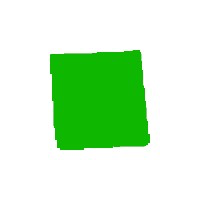
#> input picture heroku/samples/1_edit.png, 200 x 200 px
$ python -i pipeline_with_webcam.py   (imports and definitions only)
#> lines starting #> are read from the running program, lines starting #| are printed output that depends on the picture; after the words box and inside, x2 and y2 are one past the last pixel; in counts of white or black regions, pixels touching at a corner belong together
#> further down, picture is the input picture: shape (200, 200, 3); mean B, G, R 198.7, 238.8, 201.7
import os
import time
import numpy as np
import cv2

import traceback

import sys
import onnxruntime as rt

PAD = 75


def preprocess(image):
    # only pull out green pixels from the image
    h, s, v, h1, s1, v1 = 40, 45, 0, 80, 255, 255
    input_shape = image.shape
#> input_shape = (200, 200, 3)

    hsv = cv2.cvtColor(image, cv2.COLOR_BGR2HSV)
#> hsv: shape (200, 200, 3); mean H, S, V 18.9, 56.1, 238.9
    lower, upper = np.array([h, s, v]), np.array([h1, s1, v1])
    mask = cv2.inRange(hsv, lower, upper)
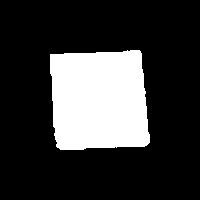
#> mask: shape (200, 200); 22.3% white; 1 white region, box (x1, y1, x2, y2) and area: (50, 50, 150, 150) 8933
    res = cv2.bitwise_and(image, image, mask=mask)
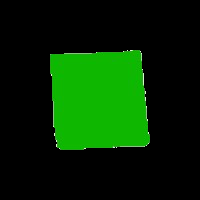
#> res: shape (200, 200, 3); mean B, G, R 1, 40.8, 4
    kernel = np.ones((3, 3), np.uint)
    gray = cv2.morphologyEx(mask, cv2.MORPH_OPEN, kernel)
#> gray: shape (200, 200); 22.3% white; 1 white region
    contours, _ = cv2.findContours(gray, cv2.RETR_TREE, cv2.CHAIN_APPROX_SIMPLE)
#> contours = 1 contour; box (x1, y1, x2, y2) and area: (50, 50, 150, 150) 8747

    try:
        c = max(contours, key=lambda con: cv2.contourArea(con))
#> c = contour of 65 points, box (x1, y1, x2, y2) (50, 50, 150, 150), area 8747
        if cv2.contourArea(c) < 3000:
            raise ValueError
        # Find bounding rectangle
        x, y, w, h = cv2.boundingRect(c)
#> x = 50; y = 50; w = 100; h = 100
        box = gray[y - PAD:y + h + PAD, x - PAD:x + w + PAD]
#> box: shape (25, 25); every value is 0
        if len(box) < 10:
            raise ValueError
        gray = cv2.bitwise_not(box)
#> gray: shape (25, 25); every value is 255
    except ValueError:
        gray = cv2.bitwise_not(gray)

    # Crop the center square of the given image/frame.
    # Image/frame dimension is around 16:9 ratio, similar to a movie screen.
    # Crop the image/frame to get the center square of it.
    h, w = gray.shape
#> h = 25; w = 25
    if w >= h:
        crop_img = gray[0:int(h), int((w - h) / 2):int((w + h) / 2)]
    else:
        crop_img = gray[int((h - w) / 2):int((w + h) / 2), 0:int(w)]

    # Resizing to make it compatible with the model input size.
    resized_img = cv2.resize(crop_img, (64, 64)).astype(np.float32) / 255
#> resized_img: shape (64, 64) float32; every value is 1
    img = np.reshape(resized_img, (1, 64, 64, 1))
    return img


# [70 lines left out: functions softmax, makeInferences, pipeline_test, not called in this run]


# [1 line not run here, left out]

>>> import cv2
>>> picture = cv2.imread('heroku/samples/1_edit.png')
>>> result = preprocess(picture)
